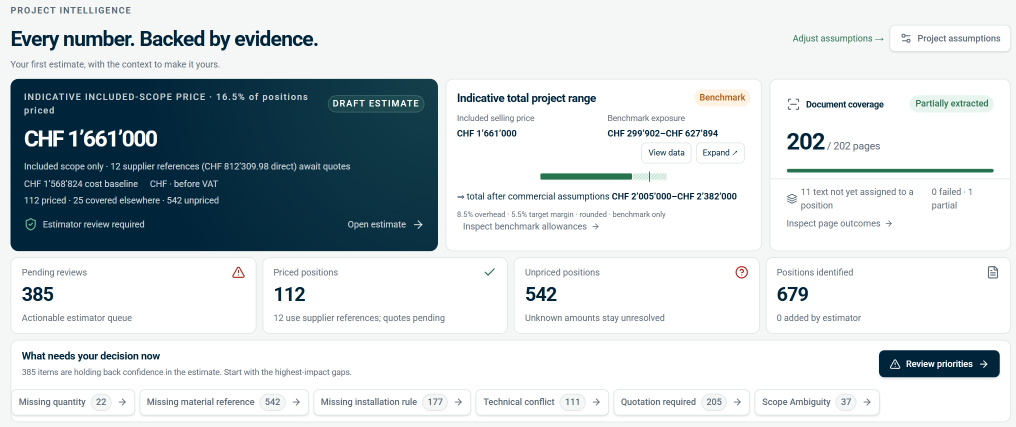
#> input picture pitch/shots/crops/overview_top.png, 2032 x 854 px (shown at 1/2 size)
$ python prepare_pitch_assets.py
#> lines starting #> are read from the running program, lines starting #| are printed output that depends on the picture
from pathlib import Path
from PIL import Image
import json

BASE = Path(__file__).resolve().parent
OUT = BASE / 'presentation_assets'
OUT.mkdir(exist_ok=True)
specs = {
    'overview': ('shots/crops/overview_top.png', (0, 0, 2032, 670)),
    'inspector': ('shots/crops/inspector_calc.png', (0, 0, 748, 910)),
    'scope': ('shots/crops/scope_pdf.png', (36, 368, 711, 740)),
    'scenario_cards': ('shots/crops/scenarios.png', (505, 807, 2016, 1117)),
    'scenario_chart': ('shots/crops/scenarios.png', (503, 179, 1255, 794)),
    'export': ('shots/export.png', (366, 565, 1710, 1170)),
}
dimensions = {}
for name, (src, box) in specs.items():
    im = Image.open(BASE / src).convert('RGB').crop(box)
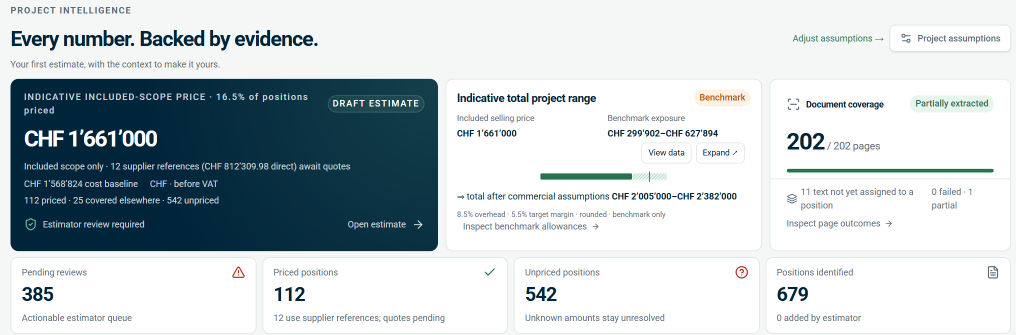
#> im: PIL image 2032x670 RGB (shown at 1/2 size); mean R, G, B 193.4, 203.1, 206.9
    im.save(OUT / f'{name}.png', optimize=True)
    dimensions[name] = im.size
#> pass 2 of the loop `for name, (src, box) in specs.items():`:
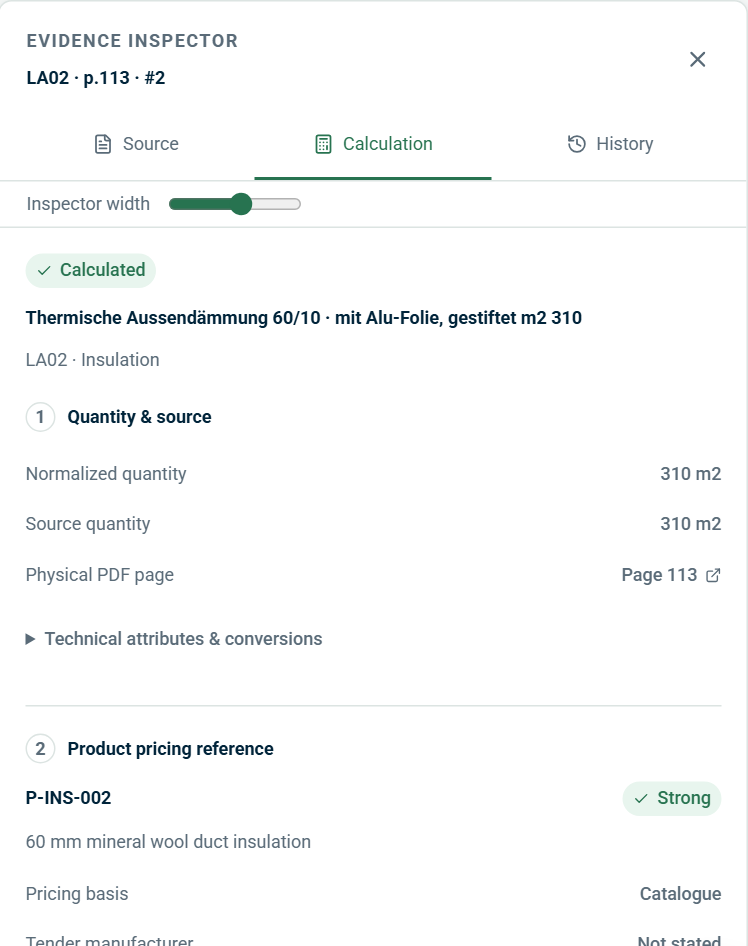
#> input picture pitch/shots/crops/inspector_calc.png, 748 x 946 px
#> `im = Image.open(BASE / src).convert('RGB').crop(box)`:
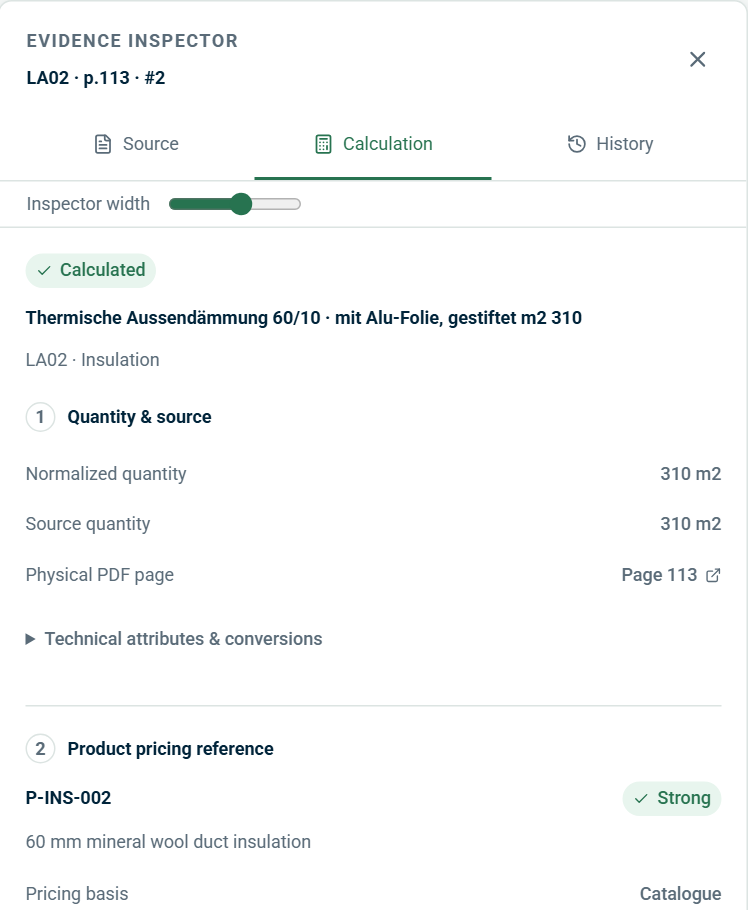
#> im: PIL image 748x910 RGB; mean R, G, B 249.1, 250.1, 250.3
#> pass 3 of the loop `for name, (src, box) in specs.items():`:
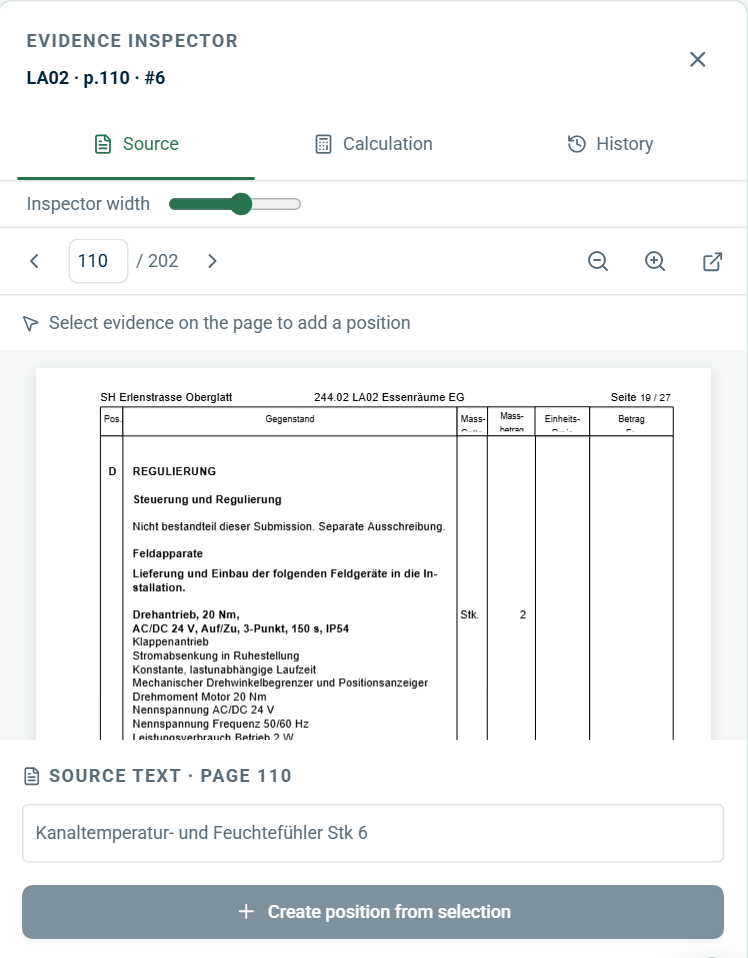
#> input picture pitch/shots/crops/scope_pdf.png, 748 x 958 px
#> `im = Image.open(BASE / src).convert('RGB').crop(box)`:
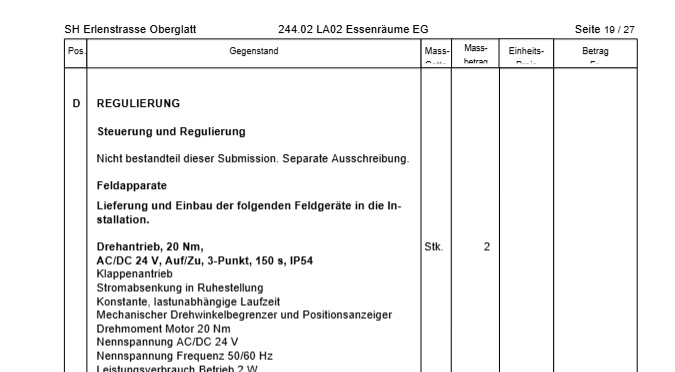
#> im: PIL image 675x372 RGB; min 0, max 255, mean 242.6
#> the loop made 6 passes; the first 3 are shown
(OUT / 'dimensions.json').write_text(json.dumps(dimensions), encoding='utf-8')
print(json.dumps(dimensions))
#| {"overview": [2032, 670], "inspector": [748, 910], "scope": [675, 372], "scenario_cards": [1511, 310], "scenario_chart": [752, 615], "export": [1344, 605]}
